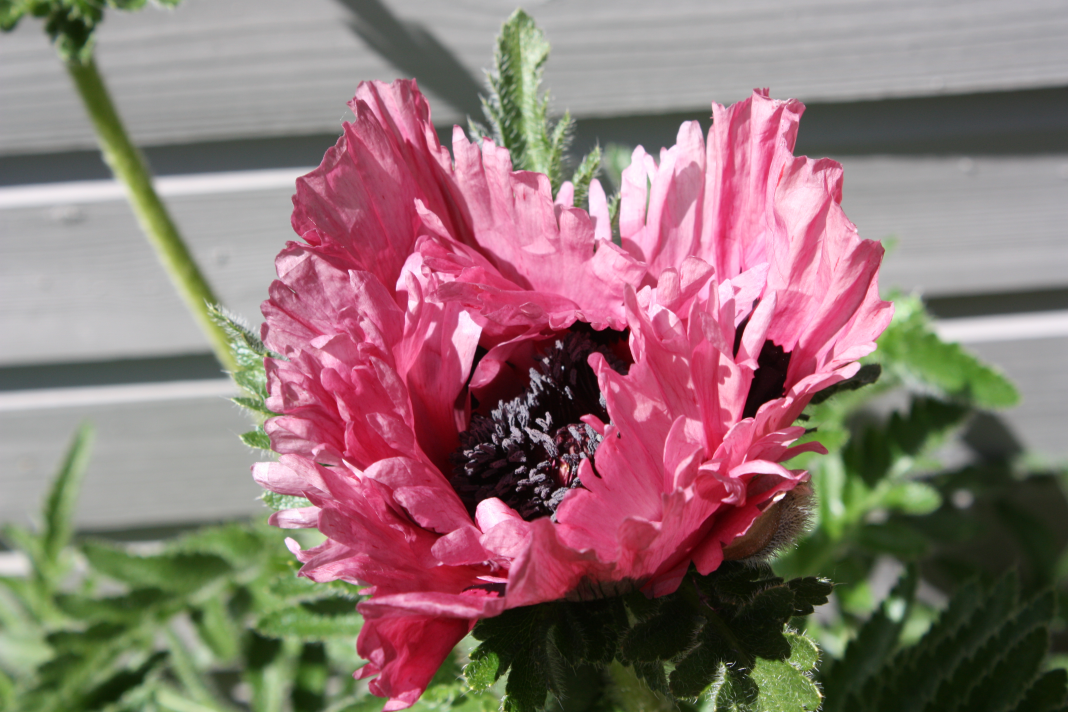
#> input picture IMG_6592.JPG, 4272 x 2848 px (shown at 1/4 size)
$ python main.py IMG_6592.JPG
#> lines starting #> are read from the running program, lines starting #| are printed output that depends on the picture
from sklearn.cluster import MiniBatchKMeans
import numpy as np
import sys
import cv2

from pathlib import Path

def main(*args):
    """Take a picture.
    """
    print(args)
    photo = args[0][-1]
    img = cv2.imread(photo)
#> img is the input picture: shape (2848, 4272, 3); mean B, G, R 114.8, 116.2, 143
    small = cv2.resize(img, (210*1, 102*1))
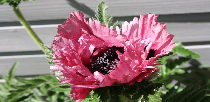
#> small: shape (102, 210, 3); mean B, G, R 114.6, 116, 142.8
    (h, w) = small.shape[:2]
#> h = 102; w = 210

    # convert the image from the RGB color space to the L*a*b*
    # color space -- since we will be clustering using k-means
    # which is based on the euclidean distance, we'll use the
    # L*a*b* color space where the euclidean distance implies
    # perceptual meaning
    image = cv2.cvtColor(small, cv2.COLOR_BGR2LAB)
#> image: shape (102, 210, 3); mean of channels 0, 1, 2 131.7, 137.5, 134.9

    # reshape the image into a feature vector so that k-means
    # can be applied
    image = image.reshape((image.shape[0] * image.shape[1], 3))

    # apply k-means using the specified number of clusters and
    # then create the quantized image based on the predictions
    clt = MiniBatchKMeans(n_clusters = 3)
    labels = clt.fit_predict(image)
    quant = clt.cluster_centers_.astype("uint8")[labels]

    # reshape the feature vectors to images
    quant = quant.reshape((h, w, 3))
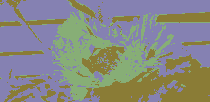
#> quant: shape (102, 210, 3); mean of channels 0, 1, 2 131.5, 137.1, 134.8; drawn as B, G, R
    image = image.reshape((h, w, 3))

    # convert from L*a*b* to RGB
    quant = cv2.cvtColor(quant, cv2.COLOR_LAB2BGR)
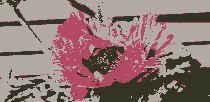
#> quant: shape (102, 210, 3); mean B, G, R 114.5, 117.4, 142.7
    image = cv2.cvtColor(image, cv2.COLOR_LAB2BGR)

    palette = dict()
    for _ in quant.tolist():
        for x, y, z in _:
            palette[x*y*z] = [x, y, z]
#> this loop made 102 passes
#> after the loop, palette = {95472: [36, 52, 51], 4847040: [162, 170, 176], 1314000: [100, 73, 180]}

    BYW = sorted(palette.keys())
#> BYW = [95472, 1314000, 4847040]

    while True:
        key = cv2.waitKey(1) & 0xFF
#> (key q is pressed here)

        # if the `q` key was pressed, break from the loop
        if key == ord("q"):
            break

        #cv2.imshow('small', small)

        # display the images and wait for a keypress
        #cv2.imshow("image", quant)
        cv2.imshow("image", np.hstack([image, quant]))

    cv2.imwrite("result.jpg", quant)

if __name__ == "__main__":
    sys.exit(main(sys.argv))
#> (the program exits here)
